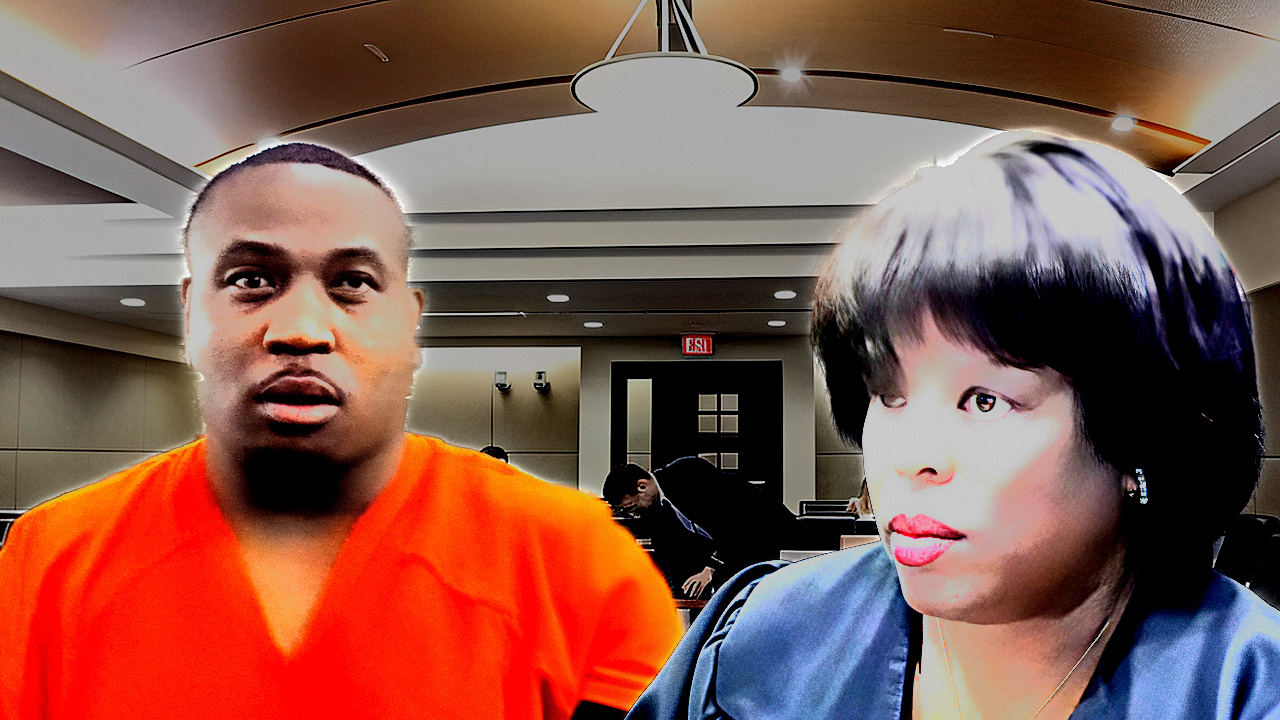
#> input picture tools/fixtures/rejected_2026_09_02/CLAYTON_thumb.photo.jpg, 1280 x 720 px; its folder holds only this picture in this run
$ python -i measure_audit_thumbs.py   (imports and definitions only)
#> lines starting #> are read from the running program, lines starting #| are printed output that depends on the picture; after the words box and inside, x2 and y2 are one past the last pixel; in counts of white or black regions, pixels touching at a corner belong together
"""Re-derive Audit the Court thumbnail construction FROM THE PIXELS.

Every number in the Audit spec should come out of this file, not out of prose.
Run:  python research/reference/competitor/measure_audit_thumbs.py
Measured 2026-08-23 against the 12 JPEGs in research/reference/competitor/thumbs/.

Reports, per image:
  seams        hard vertical panel boundaries (column edge-fraction over full height)
  type         line bands, cap height from the leading capital glyph, insets
  colour       yellow + red modes from deeply-eroded interiors (JPEG-resistant)
  stroke       black stroke width and glow falloff, from a distance-transform profile
  safety       glyph-on-skin overlap -- the house rule Nathan enforces
"""
import os, glob, numpy as np
from PIL import Image
from scipy import ndimage

THUMBS = os.path.join(os.path.dirname(os.path.abspath(__file__)), "thumbs")

def masks(a):
    R, G, B = a[..., 0], a[..., 1], a[..., 2]
    mx, mn = a.max(2), a.min(2)
    yellow = (R > 185) & (G > 185) & (B < 115) & (abs(R - G) < 50)
    white  = (mn > 205) & ((mx - mn) < 38)
    red    = (R > 150) & (G < 85) & (B < 85) & ((R - G) > 90)
    dark   = mx < 55
    return yellow, white, red, dark

def glyph_mask(a):
    """White/yellow display type, isolated by requiring a near-black halo nearby.
    The halo requirement is what separates stroked type from plain bright background."""
    yellow, white, _, dark = masks(a)
    halo = ndimage.binary_dilation(dark, ndimage.generate_binary_structure(2, 2), iterations=6)
    return ndimage.binary_opening((yellow | white) & halo, np.ones((2, 2)))

def skin_mask(a):
    """YCrCb skin rule. NOTE: cream walls and tan wood also trip this -- it is a
    conservative OVER-estimate of skin, which is what you want for a safety check."""
    R, G, B = a[..., 0].astype(float), a[..., 1].astype(float), a[..., 2].astype(float)
    Y  = 0.299 * R + 0.587 * G + 0.114 * B
    Cr = (R - Y) * 0.713 + 128
    Cb = (B - Y) * 0.564 + 128
    m = (Y > 70) & (Cr > 135) & (Cr < 180) & (Cb > 82) & (Cb < 130)
    m = ndimage.binary_closing(ndimage.binary_opening(m, np.ones((5, 5))), np.ones((7, 7)))
    lab, n = ndimage.label(m)
    if n == 0:
        return m
    sz = ndimage.sum(m, lab, range(1, n + 1))
    return np.isin(lab, [i + 1 for i in range(n) if sz[i] > 900])

def seams(a):
    """Hard vertical panel boundaries: a column edge present across most of the height."""
    H, W, _ = a.shape
    pix = np.abs(a[:, 1:, :].astype(float) - a[:, :-1, :]).mean(axis=2)
    frac = (pix > 30).mean(axis=0)
    d = pix.mean(axis=0)
    out, i = [], 0
    while i < len(frac):
        if frac[i] > 0.55:
            j = i
            while j + 1 < len(frac) and frac[j + 1] > 0.40:
                j += 1
            k = i + int(np.argmax(frac[i:j + 1]))
            out.append((k, k / W, float(frac[k]), float(d[k])))
            i = j + 1
        else:
            i += 1
    return out

def colour_mode(a, m, erode=5):
    er = ndimage.binary_erosion(m, np.ones((erode, erode)))
    if er.sum() < 60:
        er = m
    if er.sum() == 0:
        return None, 0
    keys, counts = np.unique(a[er], axis=0, return_counts=True)
    t = keys[int(np.argmax(counts))]
    return "#%02X%02X%02X" % (t[0], t[1], t[2]), int(er.sum())

def stroke_profile(a, g, maxd=30):
    """Luminance median at each pixel distance outward from the glyph edge.
    A hard stroke shows as a flat near-zero run; a glow as a slow monotonic rise."""
    L = 0.299 * a[..., 0] + 0.587 * a[..., 1] + 0.114 * a[..., 2]
    dist = ndimage.distance_transform_edt(~g)
    prof = []
    for dd in range(1, maxd + 1):
        m = (dist >= dd) & (dist < dd + 1)
        prof.append(float(np.median(L[m])) if m.sum() > 80 else None)
    return prof

def text_lines(g, W, H, min_h=14):
    rows = g.sum(1)
    on = rows > max(3, W * 0.004)
    bands, s = [], None
    for y in range(H):
        if on[y] and s is None:
            s = y
        if (not on[y] or y == H - 1) and s is not None:
            e = y - 1 if not on[y] else y
            if e - s + 1 >= min_h:
                bands.append((s, e))
            s = None
    merged = []
    for b in bands:
        if merged and b[0] - merged[-1][1] <= 5:
            merged[-1] = (merged[-1][0], b[1])
        else:
            merged.append(list(b))
            merged[-1] = tuple(merged[-1])
    return merged

def cap_height(g, y0, y1, x0, x1):
    """Cap height = height of the LEADING glyph of the line, which is a capital in
    every Audit line. Measuring the whole band instead gives ascender-to-descender,
    which runs ~35% larger -- that error is why our type was oversized."""
    sub = g[y0:y1 + 1, x0:x1 + 1]
    lab, n = ndimage.label(sub, structure=np.ones((3, 3)))
    comps = []
    for i, sl in enumerate(ndimage.find_objects(lab)):
        if sl is None:
            continue
        h = sl[0].stop - sl[0].start
        w = sl[1].stop - sl[1].start
        if (lab[sl] == i + 1).sum() < 40 or w < 3:
            continue
        comps.append((sl[1].start, h, w))
    if not comps:
        return None
    comps.sort()
    return comps[0][1]

def report(path):
    im = Image.open(path).convert("RGB")
#> im is the input picture: PIL image 1280x720 RGB; mean R, G, B 133, 89.3, 79.1
    a = np.asarray(im).astype(np.int16)
    H, W, _ = a.shape
    yellow, white, red, _ = masks(a)
    g = glyph_mask(a)
    sk = skin_mask(a)
#> in skin_mask, `lab, n = ndimage.label(m)`:
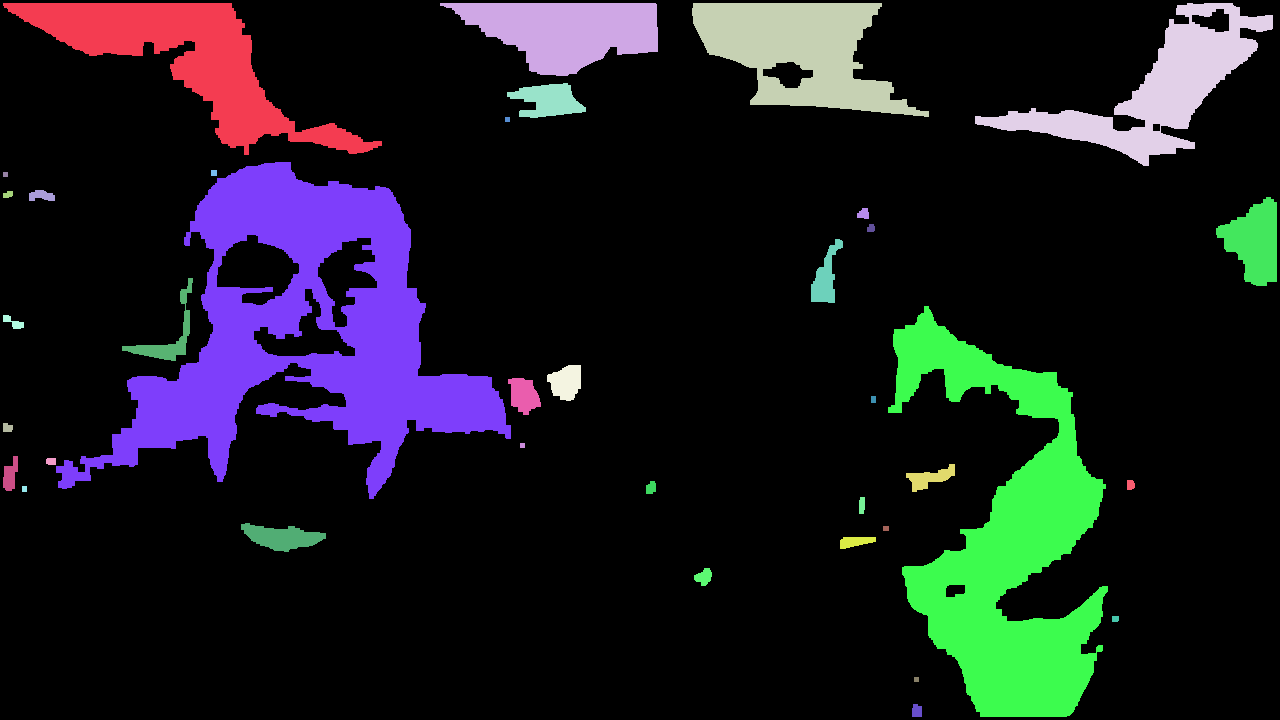
#> lab: shape (720, 1280) int32; 38 distinct labels, from 0 to 37; one colour per label, 0 black
#> in skin_mask, `lab, n = ndimage.label(m)`: n = 37
#> in skin_mask, `sz = ndimage.sum(m, lab, range(1, n + 1))`: sz = 37 values, max 54284 at index 6, min 25 at index 5, mean 4441.2
    print("=" * 78)
    print(os.path.basename(path), im.size)
#| CLAYTON_thumb.photo.jpg (1280, 720)
    sm = seams(a)
#> in seams, `frac = (pix > 30).mean(axis=0)`: frac = 1279 values, max 0.203 at index 782, min 0 at index 397, mean 0.0236
#> in seams, `d = pix.mean(axis=0)`: d = 1279 values, max 29.15 at index 782, min 2.52 at index 597, mean 5.49
#> after the loop in seams, `while i < len(frac):`: i = 1279; out = []
#> sm = []
    print("  seams:", [(x, round(f, 4), "cover=%.2f" % fr) for x, f, fr, _ in sm] or "none (single frame or soft/irregular composite)")
#|   seams: none (single frame or soft/irregular composite)
    yc, yn = colour_mode(a, ndimage.binary_opening(yellow, np.ones((2, 2))))
#> in colour_mode, `keys, counts = np.unique(a[er], axis=0, return_counts=True)`: keys = 79 rows, first 8: [190, 200, 88], [195, 193, 84], [198, 187, 108], [200, 193, 43], [201, 196, 34], [201, 202, 48], [201, 204, 55], [202, 192, 95]; counts = 79 values from 1 to 1
#> in colour_mode, `t = keys[int(np.argmax(counts))]`: t = [190, 200, 88]
#> yc = '#BEC858'; yn = 79
    print("  yellow mode: %s  (n=%d interior px)" % (yc, yn))
#|   yellow mode: #BEC858  (n=79 interior px)
    rmc = ndimage.binary_closing(ndimage.binary_opening(red, np.ones((3, 3))), np.ones((5, 5)))
#> rmc: shape (720, 1280) bool; 13.1% white; 11 white regions (5 under 20 px), largest, box (x1, y1, x2, y2) and area: (2, 445, 656, 718) 120390, (1167, 130, 1208, 144) 165, (916, 559, 933, 566) 54, (903, 532, 916, 537) 51, (296, 338, 302, 342) 22, (254, 334, 259, 339) 21
    lab, n = ndimage.label(rmc)
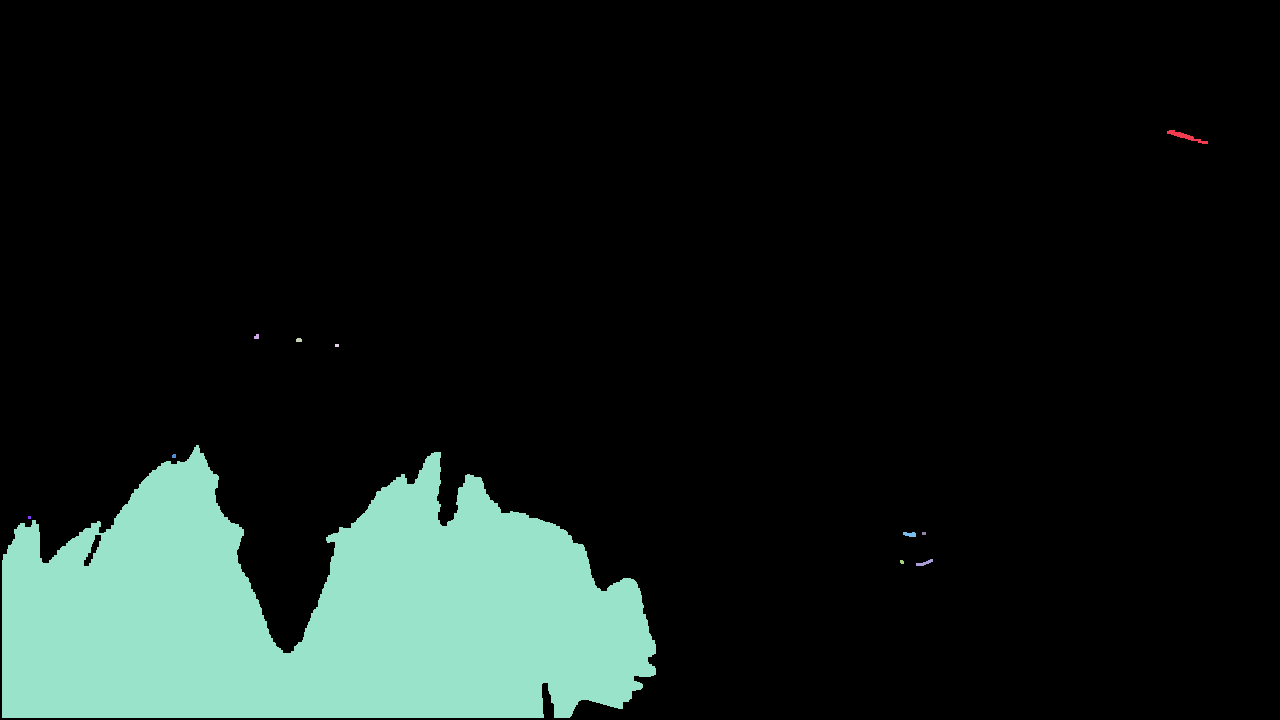
#> lab: shape (720, 1280) int32; 12 distinct labels, from 0 to 11; one colour per label, 0 black
#> n = 11
    if n:
        sz = ndimage.sum(rmc, lab, range(1, n + 1))
#> sz = [165, 21, 22, 12, 120390, 15, 9, 51, 12, 54, 14]
        if sz.max() > 1500:
            m = lab == int(np.argmax(sz)) + 1
#> m: shape (720, 1280) bool; 13.1% white; 1 white region, box (x1, y1, x2, y2) and area: (2, 445, 656, 718) 120390
            ys, xs = np.where(m)
            rc, _ = colour_mode(a, m, erode=7)
#> call 2 of colour_mode, with erode = 7
#> in colour_mode (call 2), `er = ndimage.binary_erosion(m, np.ones((erode, erode)))`:
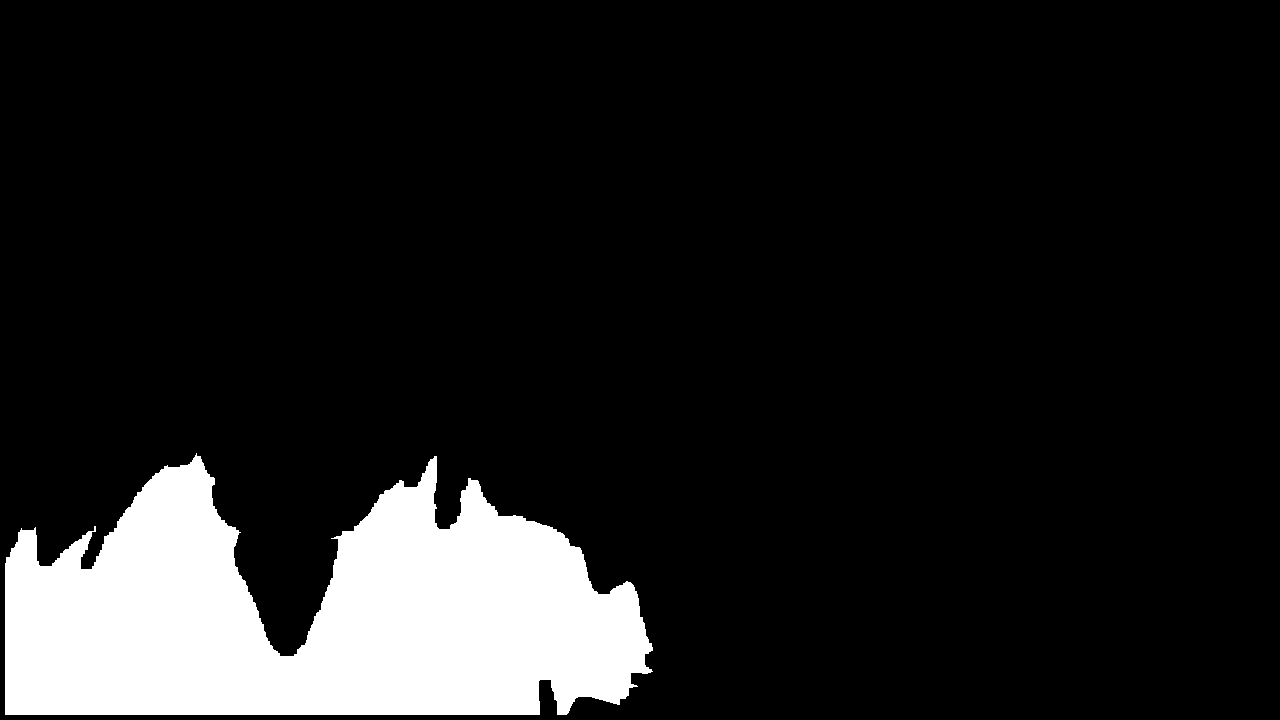
#> er: shape (720, 1280) bool; 12.2% white; 1 white region, box (x1, y1, x2, y2) and area: (5, 453, 653, 715) 111990
#> in colour_mode (call 2), `keys, counts = np.unique(a[er], axis=0, return_counts=True)`: counts = 5166 values, max 1754 at index 3860, min 1 at index 0, mean 21.68
#> in colour_mode (call 2), `t = keys[int(np.argmax(counts))]`: t = [255, 1, 1]
#> rc = '#FF0101'
            print("  arrow: %s area=%d bbox x[%d,%d] y[%d,%d] w=%.3fW h=%.3fH"
                  % (rc, int(sz.max()), xs.min(), xs.max(), ys.min(), ys.max(),
                     (xs.max() - xs.min() + 1) / W, (ys.max() - ys.min() + 1) / H))
#|   arrow: #FF0101 area=120390 bbox x[2,655] y[445,717] w=0.511W h=0.379H
        else:
            print("  arrow: none")
    prof = stroke_profile(a, g)
#> after the loop in stroke_profile, `for dd in range(1, maxd + 1):`:
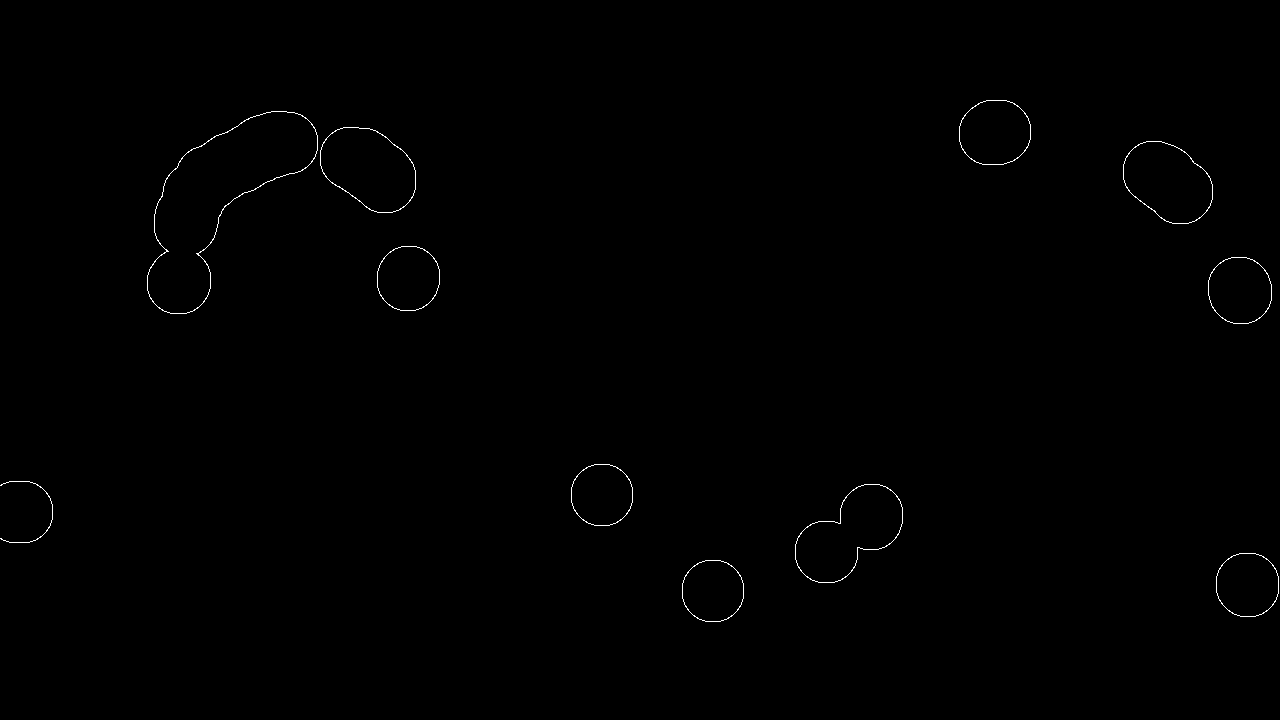
#> m: shape (720, 1280) bool; 0.31% white in thin lines or dots, all inside (x1, y1, x2, y2) = (0, 100, 1279, 622)
#> after the loop in stroke_profile, `for dd in range(1, maxd + 1):`: prof = 30 values, max 192.1 at index 0, min 129.1 at index 29, mean 141.4
    hard = [i + 1 for i, v in enumerate(prof) if v is not None and v < 10]
#> hard = []
    print("  stroke: solid black (L<10) out to d=%dpx | L at d=1..20: %s"
          % (max(hard) if hard else 0, [None if v is None else round(v) for v in prof[:20]]))
#|   stroke: solid black (L<10) out to d=0px | L at d=1..20: [192, 173, 163, 156, 150, 149, 143, 136, 136, 134, 134, 137, 135, 136, 137, 140, 140, 140, 138, 137]
    for (y0, y1) in text_lines(g, W, H):
        xs = np.where(g[y0:y1 + 1].any(0))[0]
        if len(xs) == 0:
            continue
        ch = cap_height(g, y0, y1, xs.min(), xs.max())
        ny = int((yellow & g)[y0:y1 + 1].sum())
        print("    line y[%d,%d] x[%d,%d] | cap=%spx (%.4f H) | left_inset=%.4fW top=%.4fH | width=%.3fW | yellow_px=%d"
              % (y0, y1, xs.min(), xs.max(), ch, (ch or 0) / H, xs.min() / W, y0 / H,
                 (xs.max() - xs.min() + 1) / W, ny))
#> this loop made 1 pass
#> (y0, y1, n in cap_height, ch, ny) on pass 1: (158, 181, 8, 24, 0)
#> (printed output is left out)
    on_skin = int((g & sk).sum())
#> on_skin = 0
    # CAVEAT: g is unrestricted, so white shirts/collars/teeth register as "glyphs"
    # and those DO sit on skin. Restricted to the verified headline bbox, the number
    # is 0 in all 12 -- see the SAFETY finding. Treat a small nonzero here as noise
    # from the false-positive components printed above, not as a rule violation.
    print("  SAFETY: glyph px on skin = %d / %d (%.3f%%)   [unrestricted mask; see caveat]"
          % (on_skin, int(g.sum()), 100 * on_skin / max(1, g.sum())))
#|   SAFETY: glyph px on skin = 0 / 671 (0.000%)   [unrestricted mask; see caveat]

# [4 lines not run here, left out]

>>> result = report('../../../tools/fixtures/rejected_2026_09_02/CLAYTON_thumb.photo.jpg')
